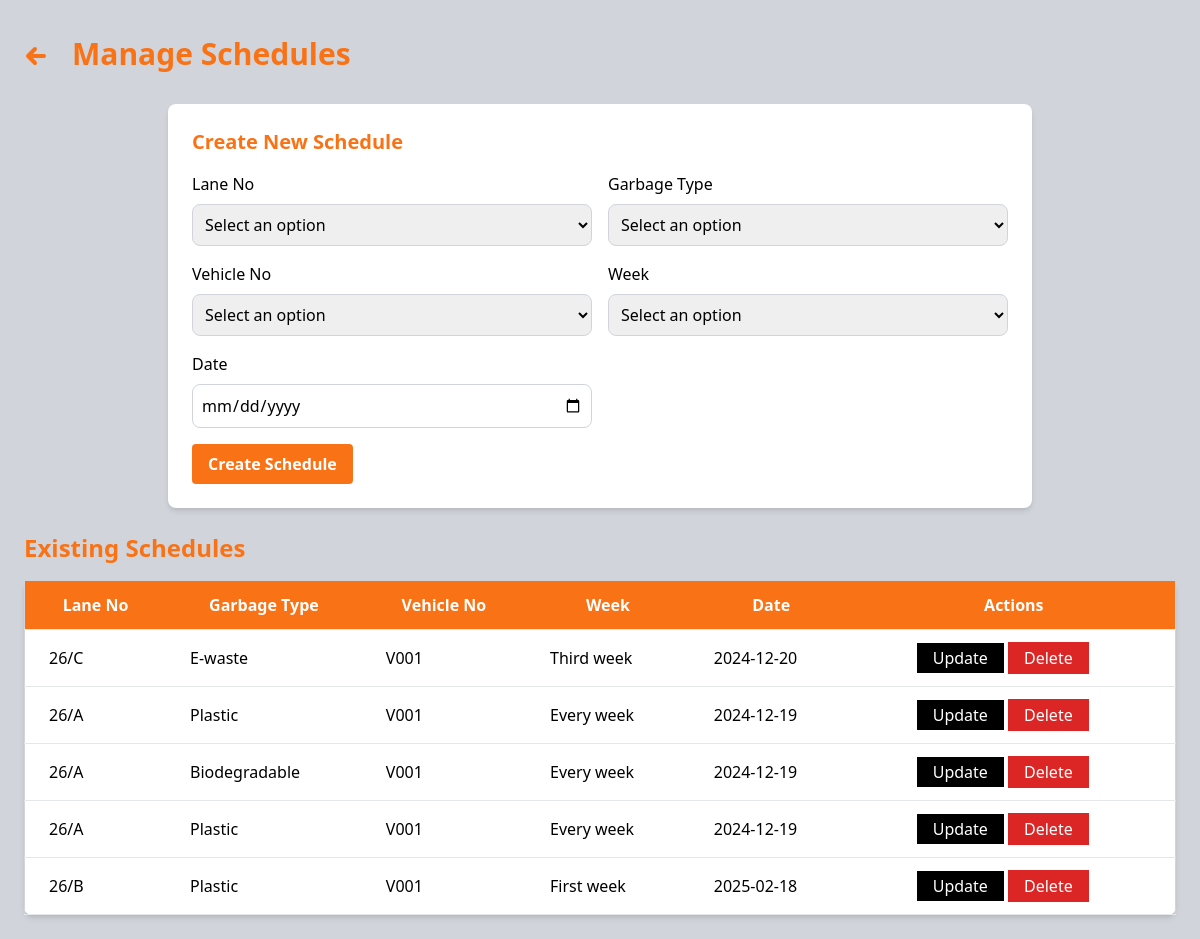
The page /manager/schedule.php on the database its author committed.
### tables this page shows
CREATE TABLE `schedule` (
  `id` int(11) NOT NULL,
  `lane_no` varchar(50) NOT NULL,
  `garbage_type` enum('Plastic','Biodegradable','E-waste') NOT NULL,
  `day` varchar(50) NOT NULL,
  `week` enum('Every week','First week','Second week','Third week','Fourth week') NOT NULL,
  `vehicle_no` varchar(50) NOT NULL
);

### manager/schedule.php (the view, shortened to what this page needs)
<?php
include '../config/database.php';
$sql = "SELECT * FROM schedule";
$result = $conn->query($sql);
$schedule = null;
?>
<!DOCTYPE html>
<html lang="en">
<head>
    <script src="https://cdn.tailwindcss.com"></script>
</head>
<body class="bg-gray-300">
<div class="flex">
    <div class="flex-grow p-6">
        <div class="flex items-center space-x-4 py-3 mb-5">
            <a href="dashboard.php" class="flex items-center text-orange-500 hover:text-orange-700 text-2xl font-bold">
                <svg xmlns="http://www.w3.org/2000/svg" viewBox="0 0 24 24" fill="none" stroke="currentColor" class="h-6 w-6 mr-2 mt-1">
                    <path stroke-linecap="round" stroke-linejoin="round" stroke-width="4" d="M11 19l-7-7 7-7M4 12h16" />
                </svg>
            </a>
            <h1 class="text-3xl font-bold text-orange-500">Manage Schedules</h1>
        </div>
        <div class="flex items-center justify-center">
            <form action="schedule.php" method="POST" class="bg-white p-6 rounded-lg shadow-md mb-6 w-3/4">
                <h3 class="text-xl font-semibold mb-4 text-orange-500"><?php echo $schedule ? "Update Schedule" : "Create New Schedule"; ?></h3>
                <div class="grid grid-cols-2 gap-4">
                    <div>
                        <label for="lane_no" class="block mb-2">Lane No</label>
                        <select name="lane_no" id="lane_no" required class="w-full p-2 border border-gray-300 rounded-lg">
                            <option value="" disabled selected>Select an option</option>
                        </select>
                    </div>
                    <div>
                        <label for="garbage_type" class="block mb-2">Garbage Type</label>
                        <select name="garbage_type" id="garbage_type" required class="w-full p-2 border border-gray-300 rounded-lg">
                            <option value="" disabled selected>Select an option</option>
                        </select>
                    </div>
                    <div>
                        <label for="vehicle_no" class="block mb-2">Vehicle No</label>
                        <select name="vehicle_no" id="vehicle_no" required class="w-full p-2 border border-gray-300 rounded-lg">
                            <option value="" disabled selected>Select an option</option>
                        </select>
                    </div>
                    <div>
                        <label for="week" class="block mb-2">Week</label>
                        <select name="week" id="week" required class="w-full p-2 border border-gray-300 rounded-lg">
                            <option value="" disabled selected>Select an option</option>
                        </select>
                    </div>
                    <div>
                        <label for="date" class="block mb-2">Date</label>
                        <input type="date" name="date" id="date" required class="w-full p-2 border border-gray-300 rounded-lg" value="<?php echo $schedule ? $schedule['day'] : ''; ?>">
                    </div>
                </div>
                <button type="submit" name="<?php echo $schedule ? 'update' : 'create'; ?>" class="text-white px-4 py-2 rounded bg-orange-500 font-semibold mt-4 hover:bg-orange-600"><?php echo $schedule ? 'Update Schedule' : 'Create Schedule'; ?></button>
            </form>
        </div>
        <h3 class="text-2xl font-bold text-orange-500 mb-4">Existing Schedules</h3>
        <table class="min-w-full bg-white border border-gray-300 rounded-lg shadow-md">
            <thead>
                <tr class="bg-orange-500">
                    <th class="px-6 py-3 border-b text-white">Lane No</th>
                    <th class="px-6 py-3 border-b text-white">Garbage Type</th>
                    <th class="px-6 py-3 border-b text-white">Vehicle No</th>
                    <th class="px-6 py-3 border-b text-white">Week</th>
                    <th class="px-6 py-3 border-b text-white">Date</th>
                    <th class="px-6 py-3 border-b text-white">Actions</th>
                </tr>
            </thead>
            <tbody>
                <?php while ($row = $result->fetch_assoc()): ?>
                <tr>
                    <td class="px-6 py-3 border-b"><?php echo $row['lane_no']; ?></td>
                    <td class="px-6 py-3 border-b"><?php echo $row['garbage_type']; ?></td>
                    <td class="px-6 py-3 border-b"><?php echo $row['vehicle_no']; ?></td>
                    <td class="px-6 py-3 border-b"><?php echo $row['week']; ?></td>
                    <td class="px-6 py-3 border-b"><?php echo $row['day']; ?></td>
                    <td class="px-6 py-3 border-b">
                        <a href="schedule.php?id=<?php echo $row['id']; ?>" class="bg-black text-white px-4 py-1  ml-10 hover:bg-gray-600">Update</a>
                        <form action="schedule.php" method="POST" class="inline-block" onsubmit="return confirmDelete()">
                            <button type="submit" name="delete" class="bg-red-600 text-white px-4 py-1 hover:bg-red-500">Delete</button>
                        </form>                    </td>
                </tr>
                <?php endwhile; ?>
            </tbody>
        </table>
    </div>
</div>
</body>
</html>

### rows shown on the page
schedule: lane_no "26/C", garbage_type "E-waste", vehicle_no "V001", week "Third week", day "2024-12-20"
schedule: lane_no "26/A", garbage_type "Plastic", vehicle_no "V001", week "Every week", day "2024-12-19"
schedule: lane_no "26/A", garbage_type "Biodegradable", vehicle_no "V001", week "Every week", day "2024-12-19"
schedule: lane_no "26/A", garbage_type "Plastic", vehicle_no "V001", week "Every week", day "2024-12-19"
schedule: lane_no "26/B", garbage_type "Plastic", vehicle_no "V001", week "First week", day "2025-02-18"
